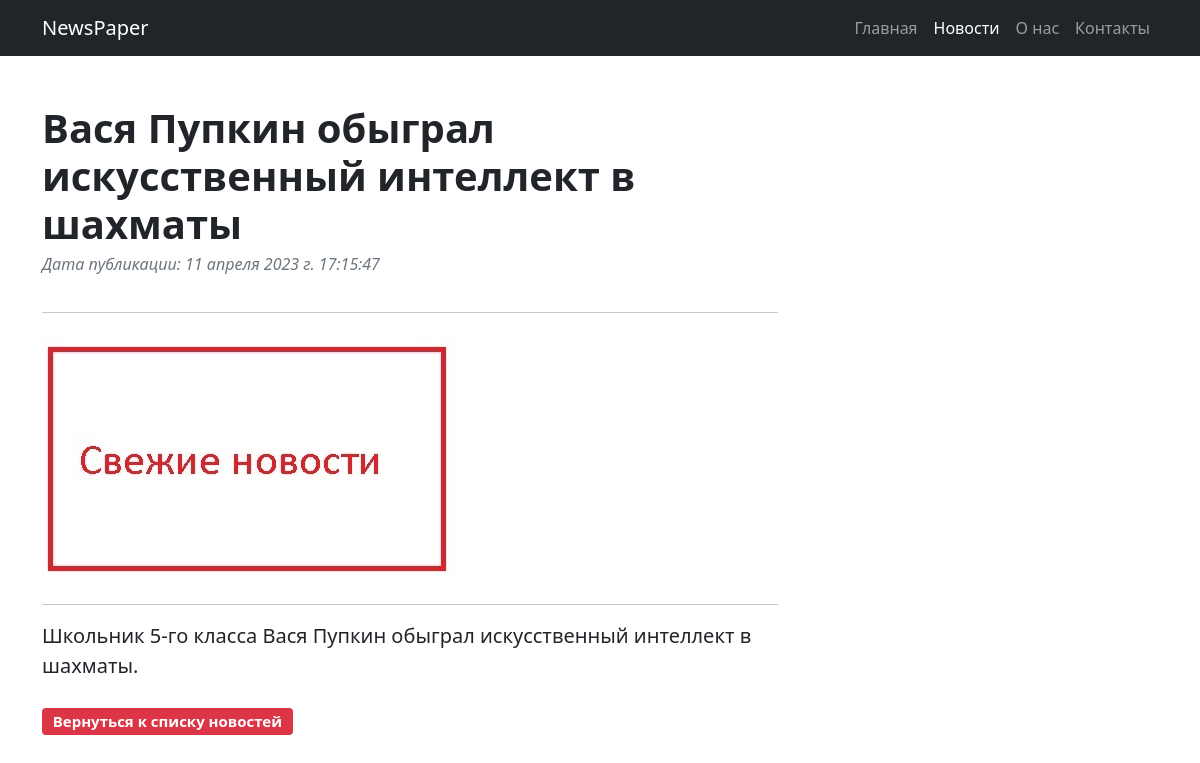
/news/6, run on the app's committed database.
### newspaper/models.py (models this page shows, shortened)
class Post(models.Model):
    authorArticle = models.ForeignKey(Author, on_delete=models.CASCADE, verbose_name="Автор")
    news = 'NW'
    article = 'AR'
    CATEGORY_CHOICES = (
        (news, 'Новость'),
        (article, 'Статья'),
    )
    categoryType = models.CharField(max_length=2, choices=CATEGORY_CHOICES, default=article, verbose_name="Категория")
    dateCreated = models.DateTimeField(auto_now_add=True)
    postCategory = models.ManyToManyField(Category, through='PostCategory')
    title = models.CharField(max_length=128, unique=True, verbose_name="Заголовок")
    text = models.TextField(verbose_name="Текст поста")
    rating = models.SmallIntegerField(default=0, verbose_name="Рейтинг поста")

### newspaper/views.py (the view)
# urls.py: path('<int:pk>', PostList.as_view(), name='post'),  # pk — первичный ключ поста, который будет выводиться в шаблон
class PostList(DetailView):
    model = Post
    template_name = 'post.html'
    context_object_name = 'post'

### newspaper/templatetags/censor.py (called while the page is built)
@register.filter(name='censor')
def censor(value, arg):
    cList = ['дур', 'коз']
    cEdit = value
    result = ''
    for w in cList:
        cTemp = cEdit.lower().replace(w, arg * len(w))
        cEdit = cTemp
    for i in range(0, len(value)):
        if (value[i] != cEdit[i]):
            result += cEdit[i].upper()
        else:
            result += cEdit[i]
    return result

### templates/post.html (shortened to what this page needs)
{% extends 'flatpages/default.html' %}
{% load static %}
{% load censor %}
{% block idpage %}news{% endblock %}
{% block header %}
{{ post.title|censor:'*' }}
{% endblock %}
{% block count %}
Дата публикации: {{ post.dateCreated|date:'d E Y г. H:i:s' }}
{% endblock %}
{% block image %}
{% static 'assets/pic.jpg' %}
{% endblock %}
{% block content %}
<hr>
<p class="fs-5 mb-4">{{ post.text|censor:'*' }}</p>
<p class="block-btn"><a class="btn" href="/news">Вернуться к списку новостей</a></p>
{% endblock content %}

### static/css/mystyles.css (style rules this page uses)
html, body { height: 100%; }
.btn { border-radius: 0.25rem; color: #fff; background-color: #dc3545; padding: 0.31em 0.65em 0.35em 0.65em; font-size: 0.75em; font-weight: 700; line-height: 1; }
.mb-5.post-content p { font-size: 20px; }

### data on the page
Post: title|censor "Вася Пупкин обыграл искусственный интеллект в шахматы", dateCreated "11 апреля 2023 г. 17:15:47", text|censor "Школьник 5-го класса Вася Пупкин обыграл искусственный интеллект в шахматы."
